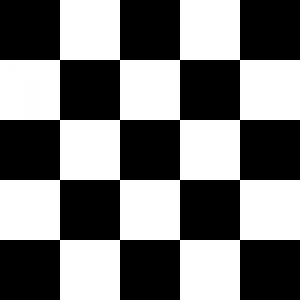
#> input picture Challenges/Data/checkerboard.png, 300 x 300 px, found by its file name
$ python corner_identifier_2.py
#> lines starting #> are read from the running program, lines starting #| are printed output that depends on the picture
#! usr/bin/env python3

import cv2
import numpy as np


class Ident_corners():
    def __init__(self):

        self.img = cv2.imread('/home/teo/Imagens/checkerboard.png')
#> self.img is the input picture: shape (300, 300, 3); min 0, max 255, mean 122.3

    def value_atrib(self):

        self.gray = cv2.cvtColor(self.img, cv2.COLOR_BGR2GRAY)
        self.gray = np.float32(self.gray)

    def method(self):

        self.corners = cv2.cornerHarris(self.gray, 2, 3, 0.06)
        self.corners = cv2.dilate(self.corners, None)
        self.img[self.corners > 0.01*self.corners.max()] = [0, 0, 255]
        cv2.imwrite("/home/teo/Imagens/checkerboard2.png", self.img)


if __name__ == "__main__":
    run = Ident_corners()

    while True:
        run.value_atrib()
        run.method()
        break
#> this loop made 1 pass
#> pass 1, in method, `self.corners = cv2.cornerHarris(self.gray, 2, 3, 0.06)`:
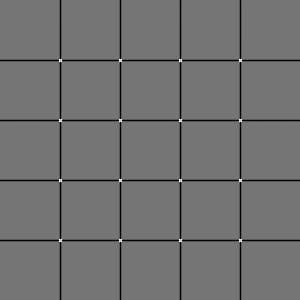
#> self.corners: shape (300, 300) float32; min -253695024, max 297298880, mean -9318278; drawn with min black and max white
#> pass 1, in method, `self.corners = cv2.dilate(self.corners, None)`:
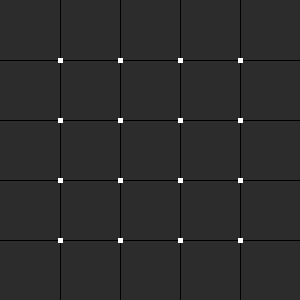
#> self.corners: shape (300, 300) float32; min -63423756, max 297298880, mean -250338.8; drawn with min black and max white

$ run again, with Challenges/Data/opencv-corner-detection-sample.jpg saved as Challenges/Data/checkerboard.png
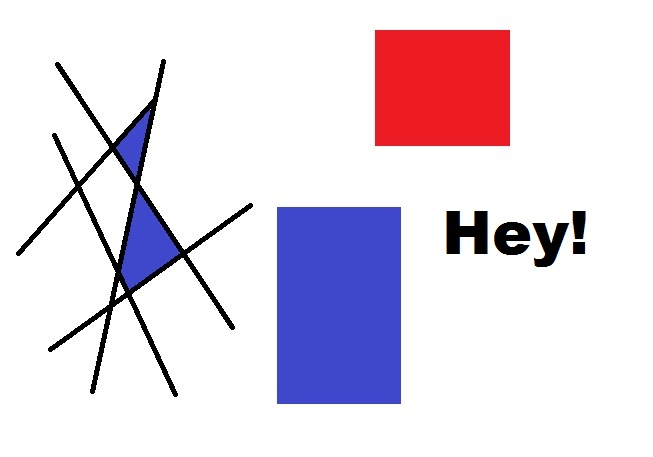
#> input picture Challenges/Data/opencv-corner-detection-sample.jpg, 653 x 457 px, found by its file name
#> in __init__, self.img is the input picture: shape (457, 653, 3); mean B, G, R 229.7, 216.9, 227
#> the loop `while True:` made 1 pass
#> pass 1, in method, `self.corners = cv2.cornerHarris(self.gray, 2, 3, 0.06)`:
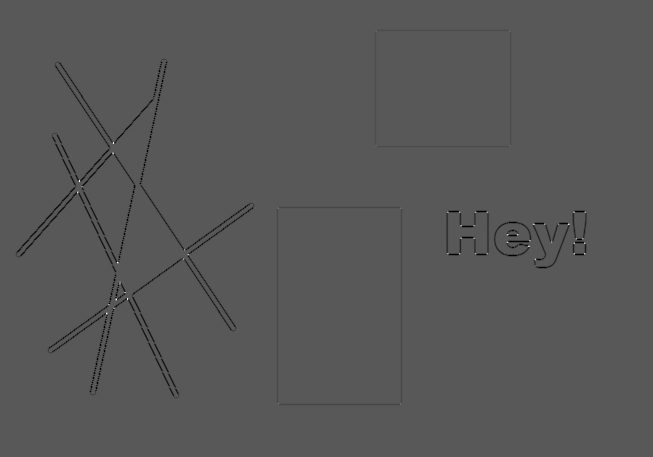
#> self.corners: shape (457, 653) float32; min -252451872, max 474633536, mean -2348520.5; drawn with min black and max white
#> pass 1, in method, `self.corners = cv2.dilate(self.corners, None)`:
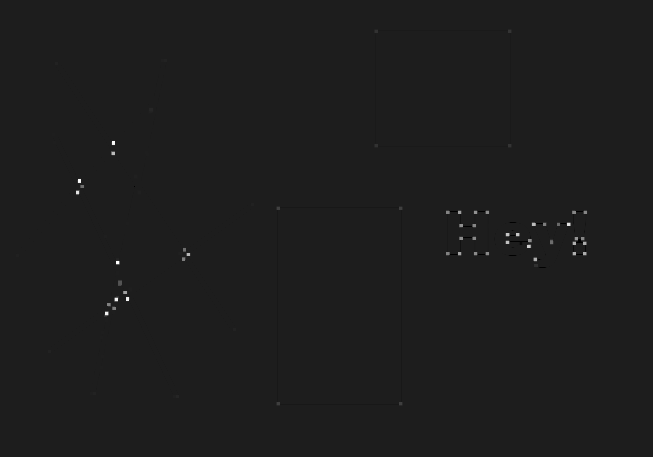
#> self.corners: shape (457, 653) float32; min -62795424, max 474633536, mean 462279.5; drawn with min black and max white
